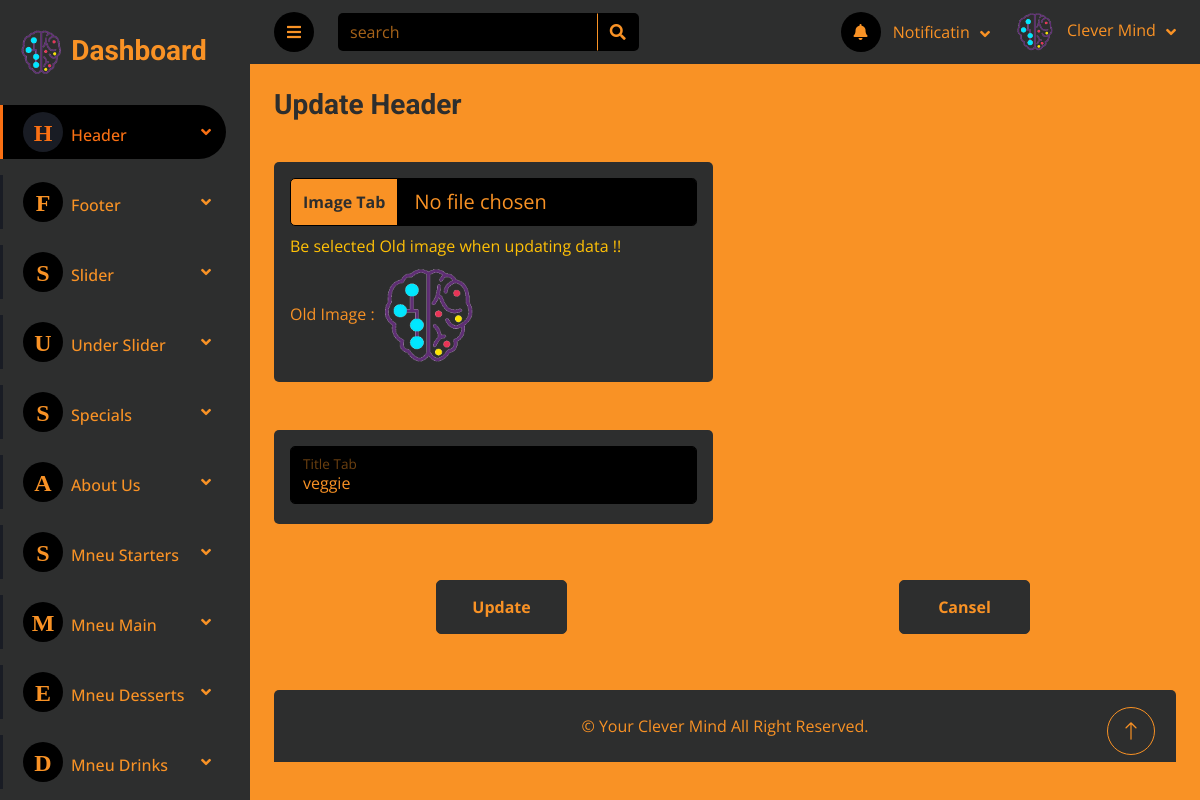
Screenshot of /Dashboard/add_header.php?edit_header=1 with the database file from the repository.
### tables this page shows
CREATE TABLE `header` (
  `id_header` int(11) NOT NULL,
  `img_tab` text NOT NULL,
  `title_tab` varchar(200) NOT NULL
);

### Dashboard/inc/Functions.php (called while the page is built, shortened)
<?php
include "connection.php";
include "incFun.php";
if(isset($_GET['edit_header'])){
   $id_header=$_GET['edit_header'];
   $update=true;
   $edit=true;
   $sql="SELECT * FROM `header` WHERE `id_header`='$id_header'";
   $query=mysqli_query($conn,$sql);
   while ($row=mysqli_fetch_assoc($query)) {
      $img_tab = $row['img_tab'];
      $title_tab = $row['title_tab'];
   }
   if(empty($_FILES['img_tab']['name'])){
      $errors['edit_img_tab']="Be selected Old image when updating data !!";
   }
}
?>

### Dashboard/inc/incFun.php (called while the page is built, shortened)
<?php
$errors=array("img_tab"=>"" , "edit_img_tab"=>"" , "title_tab"=>"" , "facebook_footer"=>"" , "instagram_footer"=>"" , "twitter_footer"=>"" ,
              "img_slider"=>"" , "edit_img_slider"=>"" ,"title_slider"=>"" ,
              "img_under1"=>"" , "edit_img_under1"=>"" , "title_under1"=>"" , "description_under1"=>"" , "img_under2"=>"" , "edit_img_under2"=>"" , "title_under2"=>"" , "description_under2"=>"" , "img_under3"=>"" , "edit_img_under3"=>"" , "title_under3"=>"" , "description_under3"=>"" ,
              "img_special1"=>"" , "edit_img_special1"=>"" , "title_special1"=>"" , "description_special1"=>"" , "price_special1"=>"" , "img_special2"=>"" , "edit_img_special2"=>"" , "title_special2"=>"" , "description_special2"=>"" , "price_special2"=>"" , "img_special3"=>"" , "edit_img_special3"=>"" , "title_special3"=>"" , "description_special3"=>"" , "price_special3"=>"" , "img_special4"=>"" , "edit_img_special4"=>"" , "title_special4"=>"" , "description_special4"=>"" , "price_special4"=>"" , "img_special5"=>"" , "edit_img_special5"=>"" , "title_special5"=>"" , "description_special5"=>"" , "price_special5"=>"" , "img_special6"=>"" , "edit_img_special6"=>"" , "title_special6"=>"" , "description_special6"=>"" , "price_special6"=>"" ,
              "img_about"=>"" , "edit_img_about"=>"" , "title_about"=>"" , "description_about"=>"" ,
              "name_recipe_desserts"=>"" , "content_recipe_desserts"=>"" , "price_recipe_desserts"=>"" ,
              "name_recipe_drinks"=>"" , "content_recipe_drinks"=>"" , "price_recipe_drinks"=>"" ,
              "name_recipe_main"=>"" , "content_recipe_main"=>"" , "price_recipe_main"=>"" ,
              "name_recipe_starters"=>"" , "content_recipe_starters"=>"" , "price_recipe_starters"=>"" ,
              "email_contact"=>"" , "address_contact"=>"" , "phonen_contact"=>""
);
?>

### Dashboard/add_header.php (the view, shortened to what this page needs)
<?php
include "inc/connection.php";
include "inc/Functions.php";
include "inc/header.php";
?>
                <div class="navbar-nav nv w-100">
                    <div class="nav-item dropdown mb-3">
                        <a href="#" class="nav-link dropdown-toggle active" data-bs-toggle="dropdown"><i class="fa me-2"><span style="font-size: 24px;">H</span></i>Header</a>
                    </div>
                    <div class="nav-item dropdown mb-3">
                        <a href="#" class="nav-link dropdown-toggle" data-bs-toggle="dropdown"><i class="fa me-2"><span style="font-size: 24px;">F</span></i>Footer</a>
                    </div>
                    <div class="nav-item dropdown mb-3">
                        <a href="#" class="nav-link dropdown-toggle" data-bs-toggle="dropdown"><i class="fa me-2"><span style="font-size: 24px;">S</span></i>Slider</a>
                    </div>
                    <div class="nav-item dropdown mb-3">
                        <a href="#" class="nav-link dropdown-toggle" data-bs-toggle="dropdown"><i class="fa me-2"><span style="font-size: 24px;">U</span></i>Under Slider</a>
                    </div>
                    <div class="nav-item dropdown mb-3">
                        <a href="#" class="nav-link dropdown-toggle" data-bs-toggle="dropdown"><i class="fa me-2"><span style="font-size: 24px;">S</span></i>Specials</a>
                    </div>
                    <div class="nav-item dropdown mb-3">
                        <a href="#" class="nav-link dropdown-toggle" data-bs-toggle="dropdown"><i class="fa me-2"><span style="font-size: 24px;">A</span></i>About Us</a>
                    </div>
                    <div class="nav-item dropdown mb-3">
                        <a href="#" class="nav-link dropdown-toggle" data-bs-toggle="dropdown"><i class="fa me-2"><span style="font-size: 24px;">S</span></i>Mneu Starters</a>
                    </div>
                    <div class="nav-item dropdown mb-3">
                        <a href="#" class="nav-link dropdown-toggle" data-bs-toggle="dropdown"><i class="fa me-2"><span style="font-size: 24px;">M</span></i>Mneu Main</a>
                    </div>
                    <div class="nav-item dropdown mb-3">
                        <a href="#" class="nav-link dropdown-toggle" data-bs-toggle="dropdown"><i class="fa me-2"><span style="font-size: 24px;">E</span></i>Mneu Desserts</a>
                    </div>
                    <div class="nav-item dropdown mb-3">
                        <a href="#" class="nav-link dropdown-toggle" data-bs-toggle="dropdown"><i class="fa me-2"><span style="font-size: 24px;">D</span></i>Mneu Drinks</a>
                    </div>
                </div>
            </nav>
        </div>
        <div class="content">
          <?php
            include "inc/navbar.php";
           ?>
            <div class="container-fluid pt-4 px-4">
                <form action="<?php echo $_SERVER['PHP_SELF'] ?>" method="POST" enctype="multipart/form-data">
                    <div class="row g-4">
                        <div class="col-lg-6 col-xl-6">
                            <?php if($update==true || $edit==true): ?>
                                <h3 class="text-secondary alert-link">Update Header</h3>
                            <?php else: ?>
                                <h3 class="text-secondary alert-link">Add Header</h3>
                            <?php endif; ?>
                        </div>
                    </div>
                    <div class="row g-4 mb-5 mt-2">
                        <div class="col-lg-6 col-xl-6">
                            <div class="bg-secondary rounded align-items-center justify-content-between p-3">
                                <div class="input-group custom-file-button">
                                    <label class="input-group-text form-control-lg alert-link text-secondary" for="inputFileHeader">Image Tab</label>
                                    <input type="file" name="img_tab" accept="Image/*" class="form-control text-primary form-control-lg bg-dark" id="inputFileHeader">
                                </div>
                                <?php if($edit==true): ?>
                                        <div class="text-warning my-2"><?php echo $errors['edit_img_tab'] ?></div>
                                        <p class="text-primary font-weight-bold mr-2 d-inline">Old Image :  </p>
                                        <img src="Upload/<?php echo $img_tab ?>" title="<?php echo $img_tab ?>" alt="Image" style="width:100px; height: 100px;">
                                <?php endif; ?>
                            </div>
                        </div>
                    </div>
                    <div class="row g-4 mb-4">
                        <div class="col-lg-6 col-xl-6">
                            <div class="bg-secondary rounded align-items-center justify-content-between p-3">
                                <div class="form-floating">
                                    <input type="text" name="title_tab" class="form-control" value="<?php echo htmlspecialchars($title_tab); ?>" id="floatingInputTitle" placeholder=" ">
                                    <label for="floatingInputTitle">Title Tab</label>
                                </div>
                            </div>
                        </div>
                    </div>
                    <div class="row g-4 justify-content-around mt-2 mb-3">
                        <div class="col-lg-2 col-xl-2">
                            <?php if($update==true): ?>
                                <button name="update_head" class="btn btn-secondary m-2 w-100 h-100 alert-link">Update</button>
                            <?php else: ?>
                                <button name="save_head" class="btn btn-secondary m-2 w-100 h-100 alert-link">Save</button>
                            <?php endif; ?>
                        </div>
                        <div class="col-lg-2 col-xl-2">
                            <button name="cansel_head" class="btn btn-secondary m-2 w-100 h-100 alert-link">Cansel</button>
                        </div>
                    </div>
                </form> <br>
            </div>
<?php
    include "inc/footer.php";
?>

### Dashboard/css/style.css (style rules this page uses)
:root { --primary: #EB1616; --secondary: #191C24; --dark: #000000; --black-b: #2d2e2e ; --orange : #F99225 ; --place : #f99325ab; --thumb : #836b545e; --orange-h: rgb(250, 112, 19) ; }
input[type='file']::after { content: ''; color: black; margin-right: 30px; }
.btn { transition: .5s; }
.content { margin-left: 250px; min-height: 100vh; background: var(--orange); transition: 0.5s; }
@media (min-width: 992px) { .content { width: calc(100% - 250px); } }
.sidebar .navbar .navbar-nav .nav-link { padding: 7px 20px; color: var(--orange); font-weight: 500; border-left: 3px solid var(--secondary); border-radius: 0 30px 30px 0; outline: none; }
.sidebar .navbar .navbar-nav .nav-link:hover, .sidebar .navbar .navbar-nav .nav-link.active { color: var(--orange-h); background: var(--dark); border-color: var(--orange-h); }
.sidebar .navbar .navbar-nav .nav-link i { width: 40px; height: 40px; display: inline-flex; align-items: center; justify-content: center; background: var(--dark); border-radius: 40px; }
.sidebar .navbar .navbar-nav .nav-link:hover i, .sidebar .navbar .navbar-nav .nav-link.active i { background: var(--secondary); }
.sidebar .navbar .dropdown-toggle::after { position: absolute; top: 15px; right: 15px; border: none; content: "\f107"; font-family: "Font Awesome 5 Free"; font-weight: 900; transition: .5s; }

### rows the page displays
header: img_tab (picture), title_tab "veggie"

### other values shown
$errors['edit_img_tab'] "Be selected Old image when updating data !!"
